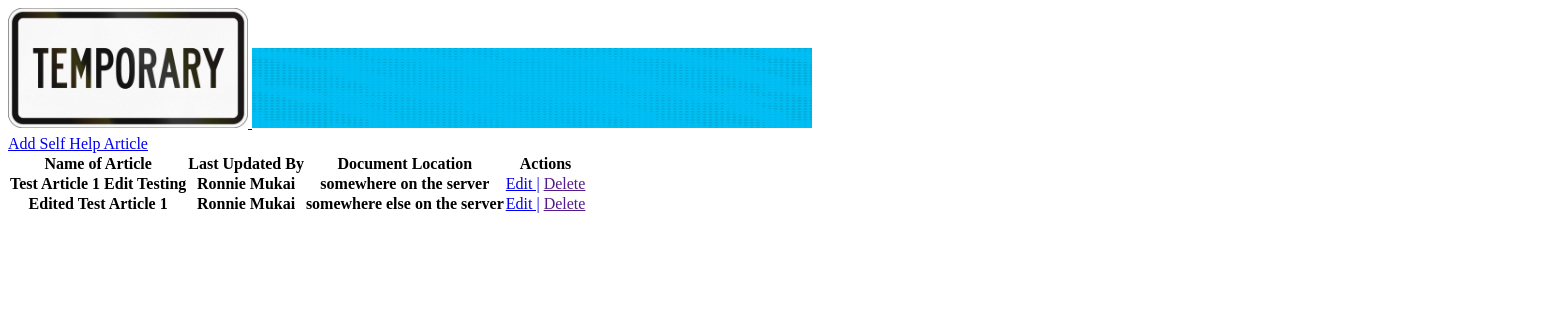
/admin_page/all_self_help_articles, run on an earlier commit of the app's database.
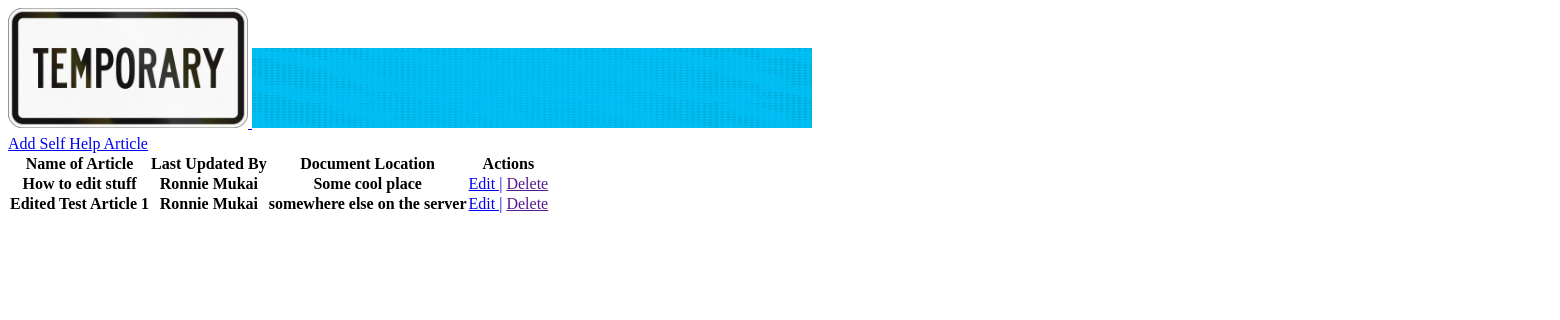
And on a later commit of the database.
### catalog_application/models.py (models this page shows)
class SelfHelpArticle(models.Model):
    title = models.CharField(max_length=100)
    last_updated_by = models.CharField(max_length=50)
    description = models.CharField(max_length=800)
    document_location = models.CharField(max_length=100)
    created_at = models.DateTimeField(auto_now_add=True)
    updated_at = models.DateTimeField(auto_now=True)
    objects = SelfHelpArticleManager()

### catalog_application/views.py (the view)
# urls.py: path('admin_page/all_self_help_articles', views.all_self_help_articles),
def all_self_help_articles(request):
    context = {
        'self_help_articles': SelfHelpArticle.objects.all()
    }
    return render(request, 'all_self_help_articles.html', context)

### catalog_application/templates/all_self_help_articles.html (shortened to what this page needs)
{% load static %}
<!DOCTYPE html>
<html lang="en">
    <head>
        <link
            rel="stylesheet"
            href="{% static 'css\all_self _help_articles.css' %}"
        />
    </head>
    <body>
        <div id="wrapper">
            <div class="header">
                <a href="TBD">
                    <img
                        class="logo"
                        src="{% static 'images\temp_image.jpeg' %}"
                    />
                </a>
                <img
                    class="banner"
                    src="{% static 'images\temp_banner.jpg' %}"
                />
            </div>
            <div class="main_content">
                <a
                    href="/admin_page/all_self_help_articles/add_self_help_article"
                    >Add Self Help Article</a
                >
                <div class="all_articles">
                    <table class="all_articles">
                        <thead class="column_names">
                            <tr>
                                <th>Name of Article</th>
                                <th>Last Updated By</th>
                                <th>Document Location</th>
                                <th>Actions</th>
                            </tr>
                        </thead>
                        {% for articles in self_help_articles %}
                        <tbody>
                            <tr>
                                <th>{{ articles.title }}</th>
                                <th>{{ articles.last_updated_by }}</th>
                                <th>{{ articles.document_location}}</th>
                                <td>
                                    <a
                                        href="/admin_page/all_self_help_articles/{{ articles.id }}/edit_articles"
                                        >Edit |</a
                                    >
                                    <a href="" class="delete_link">Delete</a>
                                </td>
                            </tr>
                        </tbody>
                        {% endfor %}
                    </table>
                </div>
            </div>
        </div>
    </body>
</html>

What changed in the data, as far as the page shows it:
changed SelfHelpArticle: title "Test Article 1 Edit Testing" → "How to edit stuff"; document_location "somewhere on the server" → "Some cool place"
